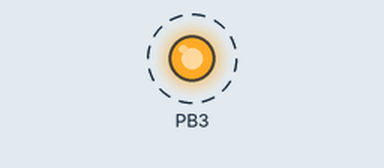
The sketch below on a simulated ATtiny85, built with avr-gcc and run on an emulated ATtiny85. Parts: output pins drawn as LEDs (lit = HIGH). Dashed ring = blinking.

Above: at 0.5 s.
Timing chart, 0 to 4.6 s (numbered marks = the images above):
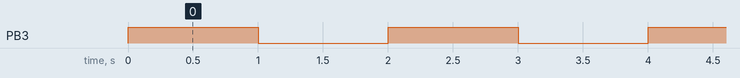

Measured:
- by itself, PB3: alternates HIGH for 1.0 s and LOW for 1.0 s

The sketch:

src_blinkTest.ino
```cpp
//  Attiny13 pinout:
//        ,___,
// (PB5) 1|    |8  VCC (5V)
// (PB3) 2|    |7  PB2 (SCK/SCL/Analog 2)
// (PB4) 3|    |6  PB1 (MISO/PWM/Analog 1) (INT0)
//   GND 4|    |5  PB0 (MOSI/PWM/SDA/Analog 0)

//#include <Arduino.h>
#include <avr/io.h>
#include <util/delay.h>
#define F_CPU 9600000L

//#define PIN_LED PB3             // led for debugging purposes
#define PIN_LED 0b00000011        // led for debugging purposes

int main() {
  // -----------------------------=[ setup ]=-----------------------------------
  DDRB |= (1 << PIN_LED);              // set PIN_LED as output

  // ------------------------------=[ loop ]=-----------------------------------
  while (true) {
    PINB = (1 << PIN_LED);
    _delay_ms(1000);
  }
  return 0;
}
```
